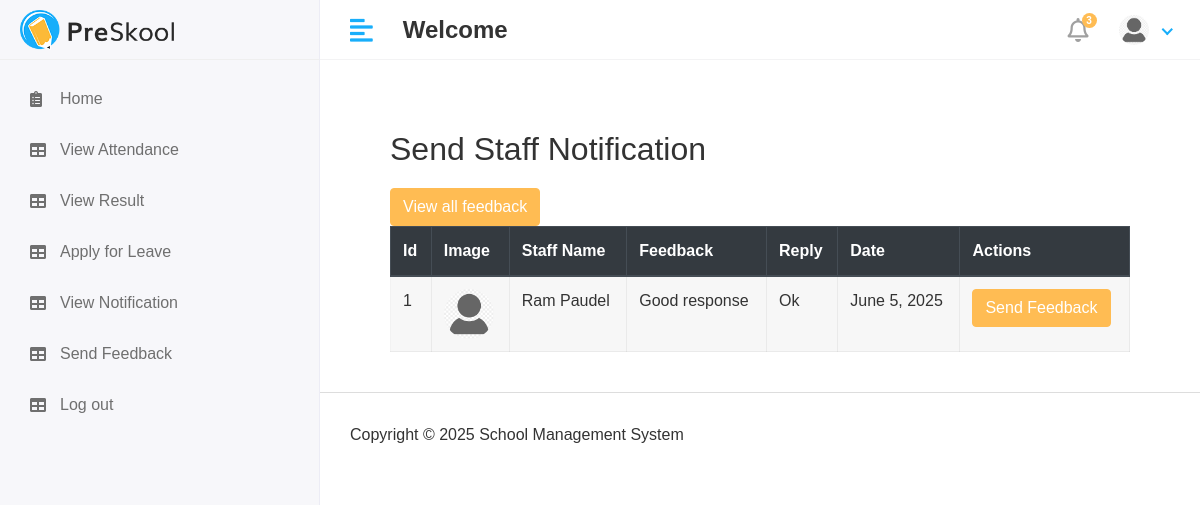
The page /Hod/staff/feedback on the database its author committed.
### app/models.py (models this page shows, shortened)
class staff_feedback(models.Model):
    staff_id = models.ForeignKey(staff, on_delete=models.CASCADE)
    feedback = models.TextField()
    feedback_reply = models.TextField(blank=True)
    created_at = models.DateField(auto_now_add=True)
    updated_at = models.DateField(auto_now=True)

class staff(models.Model):
    admin = models.OneToOneField(CustomUser, on_delete=models.DO_NOTHING)
    address = models.TextField()
    gender = models.CharField(max_length=10)
    phone_number = models.TextField()
    created_at = models.DateField(auto_now_add=True)
    updated_at = models.DateField(auto_now=True)

class CustomUser(AbstractUser):
   USER= (
      (1,'hod'),
      (2,'staff'),
      (3,'student'),
    )
   user_type=models.CharField(choices=USER,max_length=50,default=1)
   profile_pic = models.ImageField(upload_to='media/profile_pics')

### school_management_system/Hod_Views.py (the view)
# urls.py: path('Hod/staff/feedback',Hod_Views.views_staff_feedback,name='staff_feedback_reply'),
def views_staff_feedback(request):
    feedback = staff_feedback.objects.all()
    context = {
        'feedback': feedback,
    }
    return render(request, 'Hod/staff_feedback.html', context)

### templates/Hod/staff_feedback.html (shortened to what this page needs)
{% extends 'base.html' %}
{% block content %}
<div class="container" style="padding: 40px; font-family: Arial, sans-serif;">
    <h2 style="color: #333; margin-bottom: 20px;">Send Staff Notification</h2>
    <button type="button" class="btn btn-primary" data-toggle="modal" data-target="#exampleModal">
        View all feedback
    </button>
    <div class="table-responsive">
        <table id="studentTable" class="table table-striped table-bordered" style="width: 100%; background: #fff;">
            <thead class="thead-dark">
                <tr>
                    <th>Id</th>
                    <th>Image</th>
                    <th>Staff Name</th>
                    <th>Feedback</th>
                    <th>Reply</th>
                    <th>Date</th>
                    <th>Actions</th>
                </tr>
            </thead>
      <tbody>
            {% for i in feedback %}
            <tr>
            <td>{{ forloop.counter }}</td>
            <td>
        {% if i.staff_id.admin.profile_pic %}
            <img src="{{ i.staff_id.admin.profile_pic.url }}" width="50" height="50" class="rounded-circle">
        {% else %}
            No Image
        {% endif %}
           </td>
           <td>{{ i.staff_id.admin.first_name }} {{ i.staff_id.admin.last_name }}</td>
           <td>{{ i.feedback }}</td>
           <td>
        {% if i.feedback_reply %}
            {{ i.feedback_reply }}
        {% else %}
            <span class="text-muted">No reply yet</span>
        {% endif %}
            </td>
           <td>{{ i.created_at }}</td>
          <td>
             <button type="button" class="btn btn-primary" data-toggle="modal" data-target="#send_staff_notification-{{ forloop.counter }}">
              Send Feedback
              </button>
         </td>
        </tr>
        {% endfor %}
</tbody>
        </table>
    </div>
</div>
{% endblock %}

### static/assets/css/style.css (style rules this page uses)
html { height: 100%; }
body { background-color: #fff; color: #333; font-family: 'Poppins', sans-serif; font-size: 1rem; height: 100%; line-height: 1.5; overflow-x: hidden; }
h1, h2, h3, h4, h5, h6 { font-family: 'Poppins', sans-serif; margin-top: 0; }
input, button, a { transition: all 0.4s ease; -moz-transition: all 0.4s ease; -o-transition: all 0.4s ease; -ms-transition: all 0.4s ease; -webkit-transition: all 0.4s ease; }
input, input:focus, button, button:focus { outline: none; }
.table { color: #333; max-width: 100%; margin-bottom: 0; width: 100%; }
.table-striped > tbody > tr:nth-of-type(2n+1) { background-color: #f8f9fa; }
.table thead tr th { font-weight: 600; }
.table tbody tr { border-bottom: 1px solid rgba(0, 0, 0, 0.05); }
.table-striped thead tr { border-color: transparent; }
.table-striped tbody tr { border-color: transparent; }
.table-striped tbody tr:nth-of-type(odd) { background-color: rgba(235, 235, 235, 0.4); }
.table-bordered { border: 1px solid rgba(0, 0, 0, 0.05) !important; }
.table-bordered th, .table-bordered td { border-color: rgba(0, 0, 0, 0.05); }
.btn-primary { background-color: #FFBC53; border: 1px solid #FFBC53; }

### rows shown on the page
staff_feedback: staff_id.admin.profile_pic (placeholder picture), staff_id.admin.first_name "Ram", staff_id.admin.last_name "Paudel", feedback "Good response", feedback_reply "Ok", created_at "June 5, 2025"
